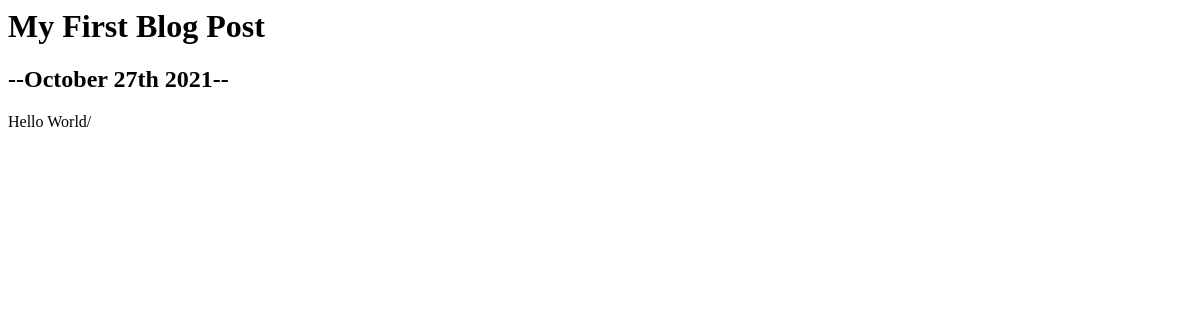
Before: /blog/1/ with the older database file.
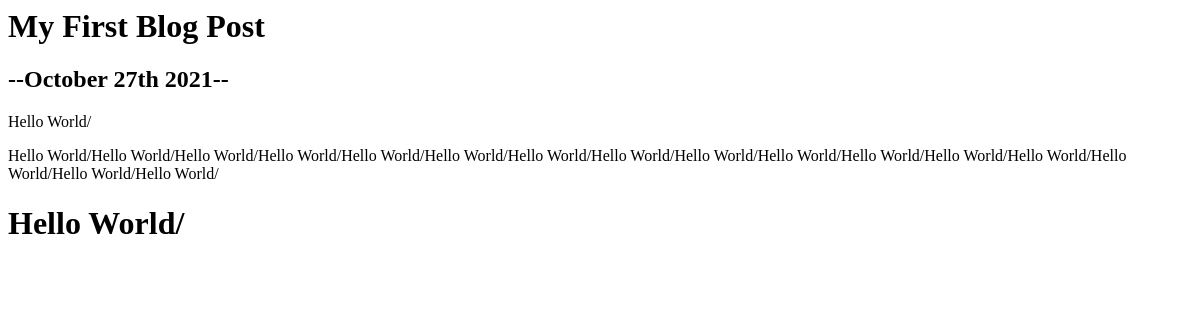
After: the same page with the newer database file.
### blog/models.py (models this page shows, shortened)
class Blog(models.Model):
    title = models.CharField(max_length=200)
    description = models.TextField()
    date = models.DateField()

### blog/views.py (the view)
# urls.py: path('<int:blog_id>/', views.detail, name="detail"),
def detail(req, blog_id):
    post = get_object_or_404(Blog,pk=blog_id)
    return render(req, 'blog/detail.html', {'post': post})

### blog/templates/blog/detail.html
<h1>{{ post.title }}</h1>
<h2>--{{ post.date|date:'F jS Y'}}--</h2>
<p>
{{ post.description|safe }}
</p>

Changed rows visible on the page:
changed Blog "My First Blog Post": description "Hello World/" → "Hello World/ Hello World/Hello World/Hello World/Hello World/Hello World/Hello World/Hello World/Hello World/Hello World/Hello World/Hello World/Hello World/Hello World/Hello World/Hello World/Hello World/ Hello World/"
